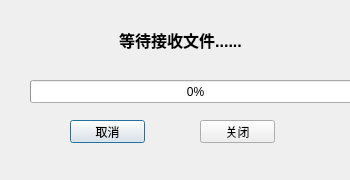
<?xml version="1.0" encoding="UTF-8"?>
<ui version="4.0">
 <class>TcpClient</class>
 <widget class="QDialog" name="TcpClient">
  <property name="geometry">
   <rect>
    <x>0</x>
    <y>0</y>
    <width>350</width>
    <height>180</height>
   </rect>
  </property>
  <property name="windowTitle">
   <string>接收端</string>
  </property>
  <widget class="QLabel" name="tcpClientStatuslabel">
   <property name="geometry">
    <rect>
     <x>20</x>
     <y>9</y>
     <width>321</width>
     <height>61</height>
    </rect>
   </property>
   <property name="font">
    <font>
     <pointsize>12</pointsize>
     <weight>75</weight>
     <bold>true</bold>
    </font>
   </property>
   <property name="text">
    <string>等待接收文件......</string>
   </property>
   <property name="alignment">
    <set>Qt::AlignCenter</set>
   </property>
  </widget>
  <widget class="QProgressBar" name="progressBar">
   <property name="geometry">
    <rect>
     <x>30</x>
     <y>80</y>
     <width>331</width>
     <height>23</height>
    </rect>
   </property>
   <property name="value">
    <number>0</number>
   </property>
  </widget>
  <widget class="QPushButton" name="tcpClientBtn">
   <property name="geometry">
    <rect>
     <x>70</x>
     <y>120</y>
     <width>75</width>
     <height>23</height>
    </rect>
   </property>
   <property name="text">
    <string>取消</string>
   </property>
  </widget>
  <widget class="QPushButton" name="tcpClientCloseBtn">
   <property name="geometry">
    <rect>
     <x>200</x>
     <y>120</y>
     <width>75</width>
     <height>23</height>
    </rect>
   </property>
   <property name="text">
    <string>关闭</string>
   </property>
  </widget>
 </widget>
 <resources/>
 <connections/>
</ui>
